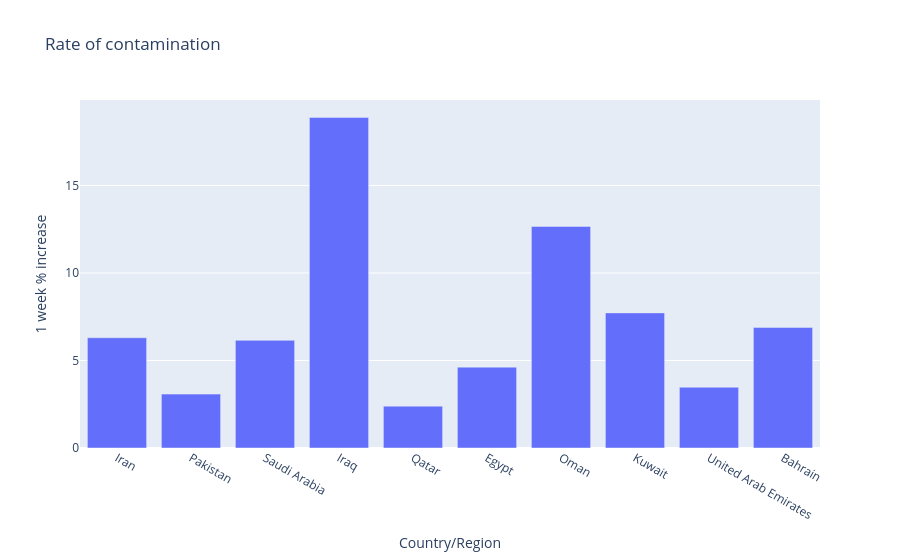

The cell this chart's notebook holds for it:
### Code cell
fig= px.bar(
    region_df,
    x='Country/Region',
    y='1 week % increase',
    title='Rate of contamination',
    hover_data= ['1 week % increase']
)
fig.show()

### Figure 1 — Plotly figure (JSON) as saved in the notebook; plotly's stock layout.template omitted (floating-point values rounded to 4 significant figures)
{"data": [{"hovertemplate": "Country/Region=%{x}<br>1 week % increase=%{y}<extra></extra>", "legendgroup": "", "marker": {"color": "#636efa", "pattern": {"shape": ""}}, "name": "", "orientation": "v", "showlegend": false, "textposition": "auto", "type": "bar", "x": ["Iran", "Pakistan", "Saudi Arabia", "Iraq", "Qatar", "Egypt", "Oman", "Kuwait", "United Arab Emirates", "Bahrain"], "xaxis": "x", "y": [6.3, 3.08, 6.15, 18.89, 2.39, 4.62, 12.66, 7.72, 3.47, 6.89], "yaxis": "y"}], "layout": {"barmode": "relative", "legend": {"tracegroupgap": 0}, "title": {"text": "Rate of contamination"}, "xaxis": {"anchor": "y", "domain": [0, 1], "title": {"text": "Country/Region"}}, "yaxis": {"anchor": "x", "domain": [0, 1], "title": {"text": "1 week % increase"}}}}
